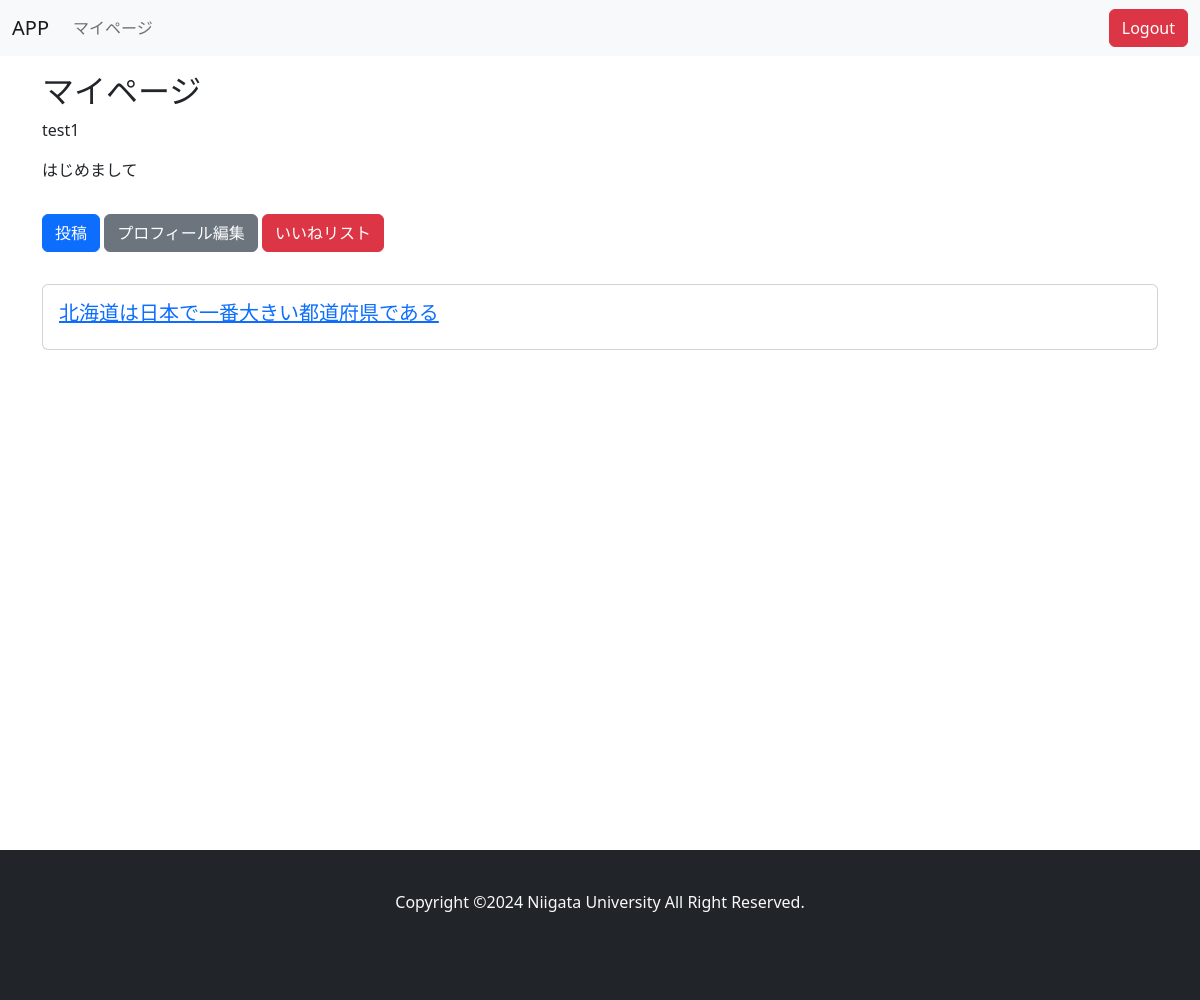
Page /mypage/ (signed in) on the committed database.
### accounts/models.py (models this page shows, shortened)
class User(AbstractBaseUser):
    email = models.EmailField(
        verbose_name='Email address',
        max_length=255,
        unique=True,
    )
    is_active = models.BooleanField(default=True)
    is_staff = models.BooleanField(default=False)
    is_superuser = models.BooleanField(default=False)
    USERNAME_FIELD = 'email'
    objects = UserManager()
    class Meta:
        db_table = 'users'

class Profile(models.Model):
    user = models.OneToOneField(User, on_delete=models.CASCADE)
    username = models.CharField(max_length=255)
    bio = models.TextField(blank=True, null=True)
    create_at = models.DateTimeField()
    update_at = models.DateTimeField()
    class Meta:
        db_table = 'profiles'

### main/models.py (models this page shows, shortened)
class Post(models.Model):
    CATEGORY_CHOICES = [
        ('地理', '地理'),
        ('歴史', '歴史'),
        ('人物', '人物'),
        ('自然', '自然'),
        ('伝統', '伝統'),
        ('スポーツ', 'スポーツ'),
        ('食', '食'),
        ('文化', '文化'),
        ('芸能', '芸能'),
        ('特産品', '特産品'),
        ('方言', '方言'),
        ('その他', 'その他'),
    ]
    PREFECTURE_CHOICES = [
        ('北海道', '北海道'),
        ('青森県', '青森県'),
        ('岩手県', '岩手県'),
        ('宮城県', '宮城県'),
        ('秋田県', '秋田県'),
        ('山形県', '山形県'),
        ('福島県', '福島県'),
        ('茨城県', '茨城県'),
        ('栃木県', '栃木県'),
        ('群馬県', '群馬県'),
        ('埼玉県', '埼玉県'),
        ('千葉県', '千葉県'),
        ('東京都', '東京都'),
        ('神奈川県', '神奈川県'),
        ('新潟県', '新潟県'),
        ('富山県', '富山県'),
        ('石川県', '石川県'),
        ('福井県', '福井県'),
        ('山梨県', '山梨県'),
        ('長野県', '長野県'),
        ('岐阜県', '岐阜県'),
        ('静岡県', '静岡県'),
        ('愛知県', '愛知県'),
        ('三重県', '三重県'),
        ('滋賀県', '滋賀県'),
        ('京都府', '京都府'),
        ('大阪府', '大阪府'),
        ('兵庫県', '兵庫県'),
        ('奈良県', '奈良県'),
        ('和歌山県', '和歌山県'),
        ('鳥取県', '鳥取県'),
        ('島根県', '島根県'),
        ('岡山県', '岡山県'),
        ('広島県', '広島県'),
        ('山口県', '山口県'),
        ('徳島県', '徳島県'),
        ('香川県', '香川県'),
        ('愛媛県', '愛媛県'),
        ('高知県', '高知県'),
        ('福岡県', '福岡県'),
        ('佐賀県', '佐賀県'),
        ('長崎県', '長崎県'),
        ('熊本県', '熊本県'),
        ('大分県', '大分県'),
        ('宮崎県', '宮崎県'),
        ('鹿児島県', '鹿児島県'),
        ('沖縄県', '沖縄県'),
    ]
    title = models.CharField(max_length=20)
    category = models.CharField(max_length=20, choices=CATEGORY_CHOICES)
    prefecture = models.CharField(max_length=20, choices=PREFECTURE_CHOICES)
    content = models.TextField(blank=True, null=True)
    user = models.ForeignKey(User, on_delete=models.CASCADE)
    like = models.ManyToManyField(User, related_name='related_post', blank=True)
    create_at = models.DateTimeField()
    update_at = models.DateTimeField()
    class Meta:
        db_table = 'posts'
        ordering = ["-create_at"]

### main/views.py (the view)
# urls.py: path("mypage/", MyPageView.as_view(), name="mypage"),
class MyPageView(LoginRequiredMixin, ListView):
    template_name = "main/mypage.html"
    model = Post
    def get_queryset(self):
        user = self.request.user
        user_posts = Post.objects.filter(user=user)
        return user_posts

### templates/main/mypage.html (shortened to what this page needs)
{% extends "base.html" %}
{% block content %}
<div class="container mt-3">
    <h2>マイページ</h2>
    <p>{{user.profile.username}}</p>
    <p>{{user.profile.bio}}</p>
    <div>
        <a class="btn btn-primary my-3" href="{% url 'main:trivia-create' %}">投稿</a>
        <a class="btn btn-secondary my-3" href="{% url 'accounts:update' pk=user.id %}">プロフィール編集</a>
        <a class="btn btn-danger my-3" href="{% url 'main:trivia-like-list' %}">いいねリスト</a>
    </div>
    {% for object in object_list %}
        <div class="card my-3">
            <div class="card-body">
                <h5><a href="{% url 'main:trivia-detail' pk=object.id %}">{{object.title}}</a></h5>
            </div>
        </div>
    {% endfor %}
</div>
{% endblock %}

### static/css/footer.css (style rules this page uses)
html { position: relative; min-height: 100%; padding-bottom: 200px; box-sizing: border-box; }

### rows in the picture
User: profile.username "test1", profile.bio "はじめまして"
Post: title "北海道は日本で一番大きい都道府県である"
